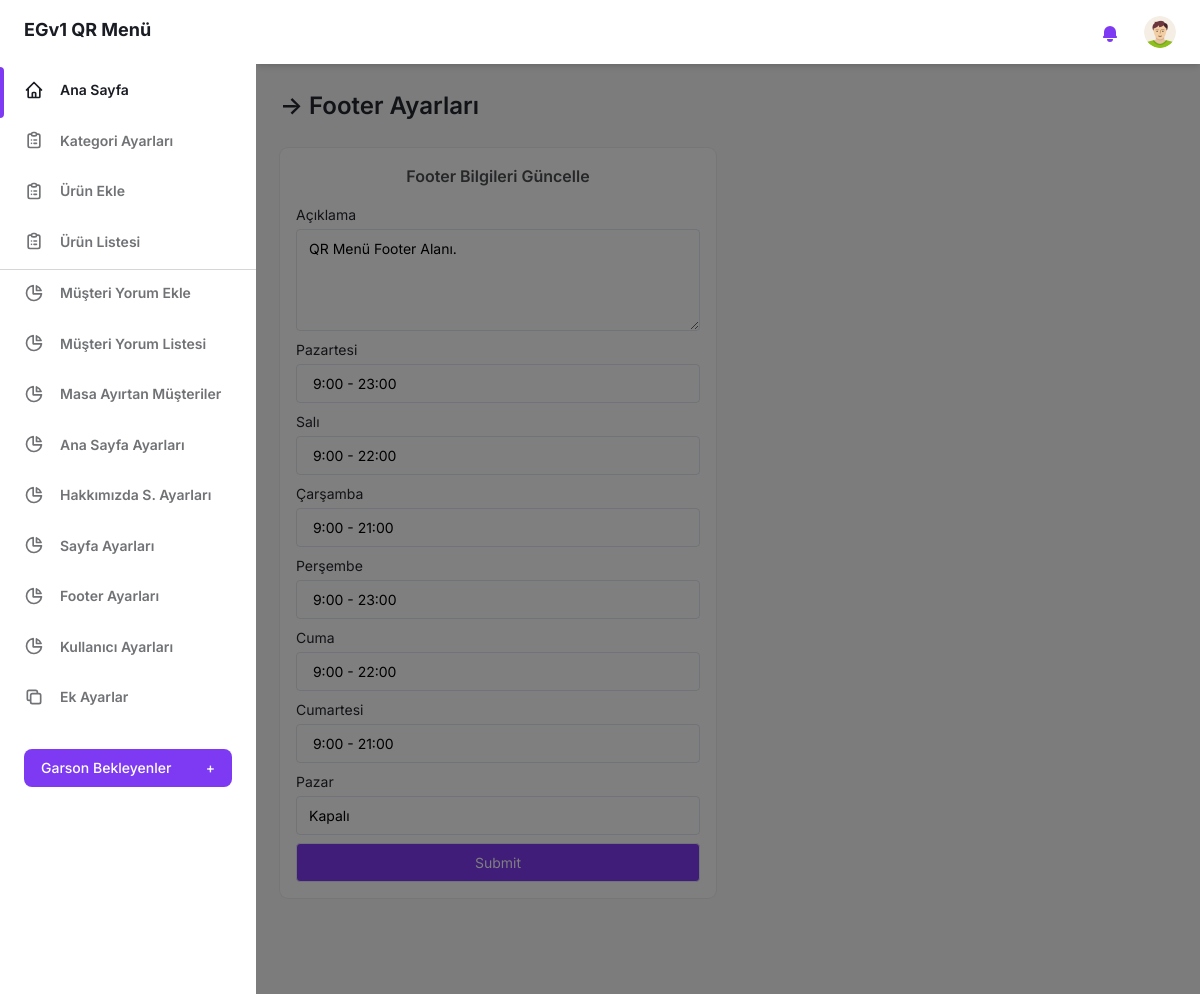
Page /admin-panel/footer-ayarlar.php (signed in) on the committed database.
### tables this page shows
CREATE TABLE IF NOT EXISTS `footer_tablo` (
  `footer_id` int(11) NOT NULL AUTO_INCREMENT,
  `footer_aciklama` varchar(200) NOT NULL,
  `f_pazartesi` varchar(35) NOT NULL,
  `f_sali` varchar(35) NOT NULL,
  `f_carsamba` varchar(35) NOT NULL,
  `f_persembe` varchar(35) NOT NULL,
  `f_cuma` varchar(35) NOT NULL,
  `f_cumartesi` varchar(35) NOT NULL,
  `f_pazar` varchar(35) NOT NULL,
  PRIMARY KEY (`footer_id`)
);

### admin-panel/footer-ayarlar.php (the view, shortened to what this page needs)
<?php
include("login-kontrol.php");
$footersorgu = $db->prepare("SELECT * FROM footer_tablo");
$footersorgu->execute();
$footercek = $footersorgu->fetch(PDO::FETCH_ASSOC);
?>
<!DOCTYPE html>
<html :class="{ 'theme-dark': dark }" x-data="data()" lang="tr">
<head>
    <link rel="stylesheet" href="./assets/css/tailwind.output.css" />
</head>
<body>
    <div class="flex h-screen bg-gray-50 dark:bg-gray-900" :class="{ 'overflow-hidden': isSideMenuOpen}">
        <?php include("sidebar.php"); ?>
        <div class="flex flex-col flex-1">
            <?php include("header.php"); ?>
            <main class="h-full pb-16 overflow-y-auto">
                <div class="container px-6 mx-auto grid">
                    <h2 class="my-6 text-2xl font-semibold text-gray-700 dark:text-gray-200">
                        &RightArrow; Footer Ayarları
                    </h2>
                    <div class="grid gap-6 mb-8 md:grid-cols-2">
                        <div class="min-w-0 p-4 bg-white rounded-lg shadow-xs dark:bg-gray-800">
                            <h4 class="mb-4  text-center font-semibold text-gray-600 dark:text-gray-300">
                                Footer Bilgileri Güncelle
                            </h4>
                            <form enctype="multipart/form-data" method="POST">
                                <label class="block text-sm">
                                    <span class="text-gray-700 dark:text-gray-400">Açıklama </span>
                                    <textarea name="footer-aciklama" maxlength="200" rows="4" class="block w-full mt-1 text-sm dark:text-gray-300 dark:border-gray-600 dark:bg-gray-700 form-textarea focus:border-purple-400 focus:outline-none focus:shadow-outline-purple dark:focus:shadow-outline-gray"><?php echo $footercek["footer_aciklama"]; ?></textarea>
                                </label>
                                <label class="block text-sm mt-2">
                                    <span class="text-gray-700 dark:text-gray-400">Pazartesi </span>
                                    <input type="text" name="footer-pazartesi" value="<?php echo $footercek["f_pazartesi"];  ?>" class="block w-full mt-1 text-sm dark:border-gray-600 dark:bg-gray-700 focus:border-purple-400 focus:outline-none focus:shadow-outline-purple dark:text-gray-300 dark:focus:shadow-outline-gray form-input" required />
                                </label>
                                <label class="block text-sm mt-2">
                                    <span class="text-gray-700 dark:text-gray-400">Salı </span>
                                    <input type="text" name="footer-sali" value="<?php echo $footercek["f_sali"];  ?>" class="block w-full mt-1 text-sm dark:border-gray-600 dark:bg-gray-700 focus:border-purple-400 focus:outline-none focus:shadow-outline-purple dark:text-gray-300 dark:focus:shadow-outline-gray form-input" required />
                                </label>
                                <label class="block text-sm mt-2">
                                    <span class="text-gray-700 dark:text-gray-400">Çarşamba </span>
                                    <input type="text" name="footer-carsamba" value="<?php echo $footercek["f_carsamba"]; ?>" class="block w-full mt-1 text-sm dark:border-gray-600 dark:bg-gray-700 focus:border-purple-400 focus:outline-none focus:shadow-outline-purple dark:text-gray-300 dark:focus:shadow-outline-gray form-input" required />
                                </label>
                                <label class="block text-sm mt-2">
                                    <span class="text-gray-700 dark:text-gray-400">Perşembe </span>
                                    <input type="text" name="footer-persembe" value="<?php echo $footercek["f_persembe"];  ?>" class="block w-full mt-1 text-sm dark:border-gray-600 dark:bg-gray-700 focus:border-purple-400 focus:outline-none focus:shadow-outline-purple dark:text-gray-300 dark:focus:shadow-outline-gray form-input" required />
                                </label>
                                <label class="block text-sm mt-2">
                                    <span class="text-gray-700 dark:text-gray-400">Cuma</span>
                                    <input type="text" name="footer-cuma" value="<?php echo $footercek["f_cuma"];  ?>" class="block w-full mt-1 text-sm dark:border-gray-600 dark:bg-gray-700 focus:border-purple-400 focus:outline-none focus:shadow-outline-purple dark:text-gray-300 dark:focus:shadow-outline-gray form-input" required />
                                </label>
                                <label class="block text-sm mt-2">
                                    <span class="text-gray-700 dark:text-gray-400">Cumartesi </span>
                                    <input type="text" name="footer-cumartesi" value="<?php echo $footercek["f_cumartesi"]; ?>" class="block w-full mt-1 text-sm dark:border-gray-600 dark:bg-gray-700 focus:border-purple-400 focus:outline-none focus:shadow-outline-purple dark:text-gray-300 dark:focus:shadow-outline-gray form-input" required />
                                </label>
                                <label class="block text-sm mt-2">
                                    <span class="text-gray-700 dark:text-gray-400">Pazar </span>
                                    <input type="text" name="footer-pazar" value="<?php echo $footercek["f_pazar"];  ?>" class="block w-full mt-1 text-sm dark:border-gray-600 dark:bg-gray-700 focus:border-purple-400 focus:outline-none focus:shadow-outline-purple dark:text-gray-300 dark:focus:shadow-outline-gray form-input" required />
                                </label>
                                <label class="block text-sm mt-2">
                                    <input type="submit" name="footer-bilgi-dz" class="block w-full mt-1 bg-purple-600 text-sm text-white dark:border-gray-600 dark:bg-gray-700 focus:border-purple-400 focus:outline-none focus:shadow-outline-purple dark:text-gray-300 dark:focus:shadow-outline-gray form-input" />
                                </label>
                            </form>
                        </div>
                    </div>
                </div>
            </main>
        </div>
    </div>
</body>
</html>

### rows in the picture
footer_tablo: footer-aciklama "QR Menü Footer Alanı.", footer-pazartesi "9:00 - 23:00", footer-sali "9:00 - 22:00", footer-carsamba "9:00 - 21:00", footer-persembe "9:00 - 23:00", footer-cuma "9:00 - 22:00", footer-cumartesi "9:00 - 21:00", footer-pazar "Kapalı"
